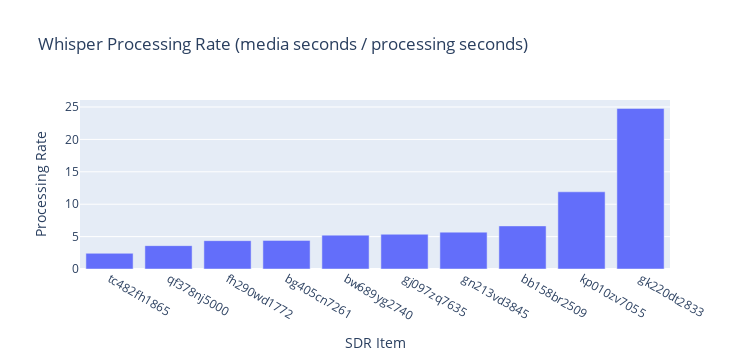

Notebook code cell kept with this figure:
### Markdown cell above
There is a lot of variability in the processing_rate!

### Code cell
import plotly.express as xp

fig = xp.bar(
    whisper['processing_rate'].sort_values(),
    width=750,
    labels={
        'value': 'Processing Rate',
        'druid': 'SDR Item'
    },
    title='Whisper Processing Rate (media seconds / processing seconds)'
)
fig = fig.update_layout(showlegend=False)
fig

### Figure 1 — Plotly figure (JSON) as saved in the notebook; plotly's stock layout.template omitted (floating-point values rounded to 4 significant figures)
{"data": [{"alignmentgroup": "True", "hovertemplate": "variable=processing_rate<br>SDR Item=%{x}<br>Processing Rate=%{y}<extra></extra>", "legendgroup": "processing_rate", "marker": {"color": "#636efa", "pattern": {"shape": ""}}, "name": "processing_rate", "offsetgroup": "processing_rate", "orientation": "v", "showlegend": true, "textposition": "auto", "type": "bar", "x": ["tc482fh1865", "qf378nj5000", "fh290wd1772", "bg405cn7261", "bw689yg2740", "gj097zq7635", "gn213vd3845", "bb158br2509", "kp010zv7055", "gk220dt2833"], "xaxis": "x", "y": [2.423, 3.605, 4.372, 4.417, 5.228, 5.365, 5.69, 6.652, 11.91, 24.78], "yaxis": "y"}], "layout": {"barmode": "relative", "height": 360, "legend": {"title": {"text": "variable"}, "tracegroupgap": 0}, "showlegend": false, "title": {"text": "Whisper Processing Rate (media seconds / processing seconds)"}, "width": 750, "xaxis": {"anchor": "y", "autorange": true, "domain": [0, 1], "range": [-0.5, 9.5], "title": {"text": "SDR Item"}, "type": "category"}, "yaxis": {"anchor": "x", "autorange": true, "domain": [0, 1], "range": [0, 26.08], "title": {"text": "Processing Rate"}, "type": "linear"}}}
